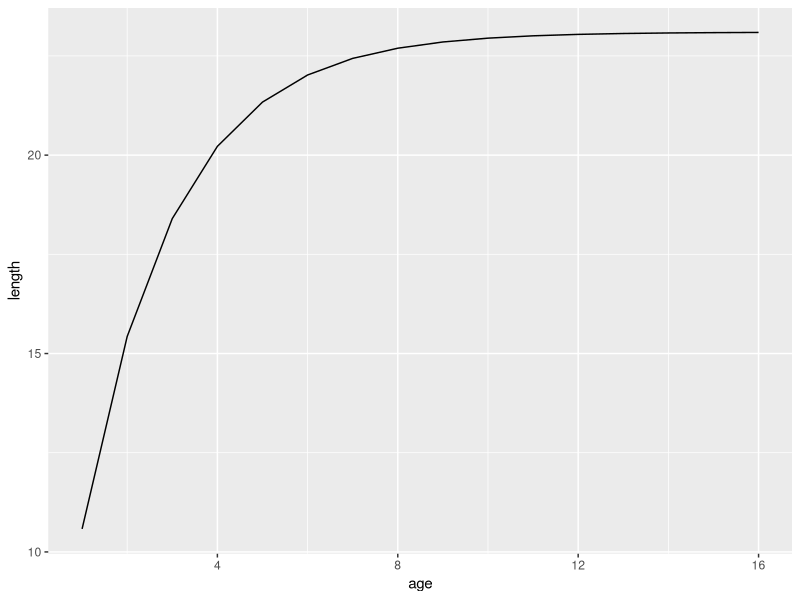
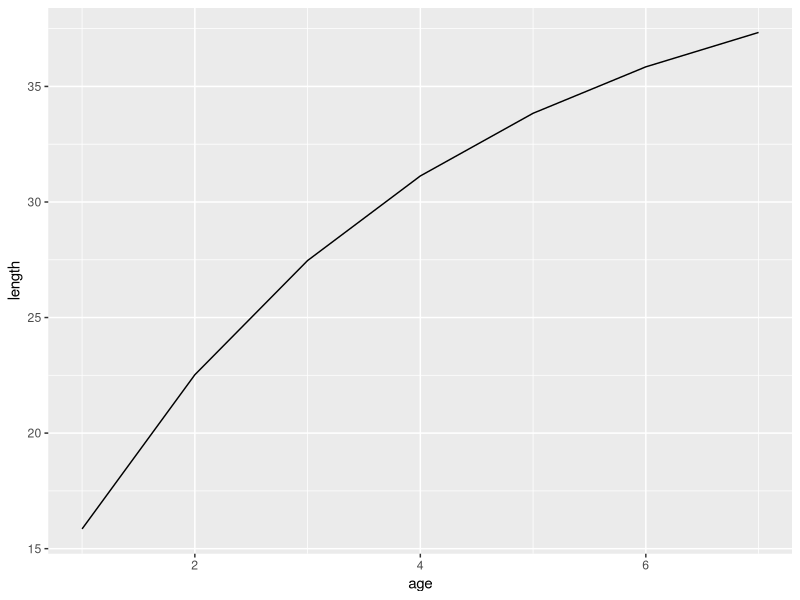
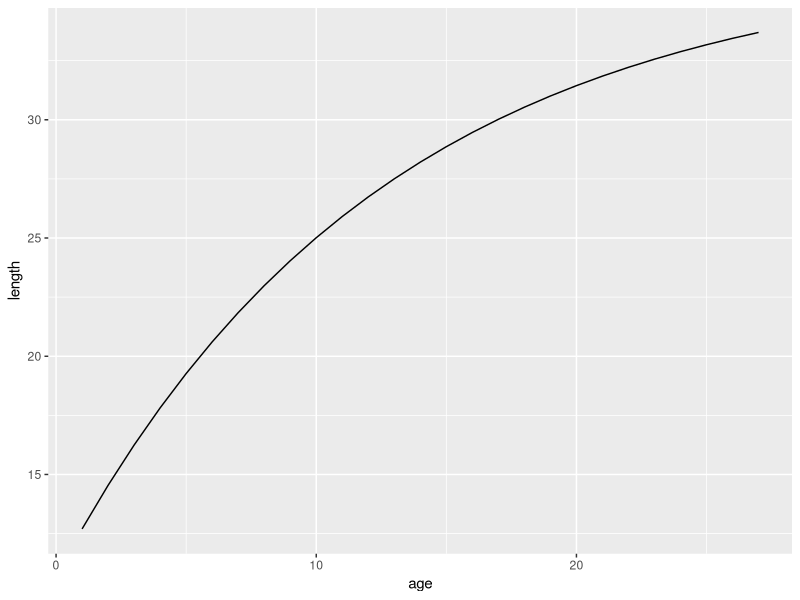
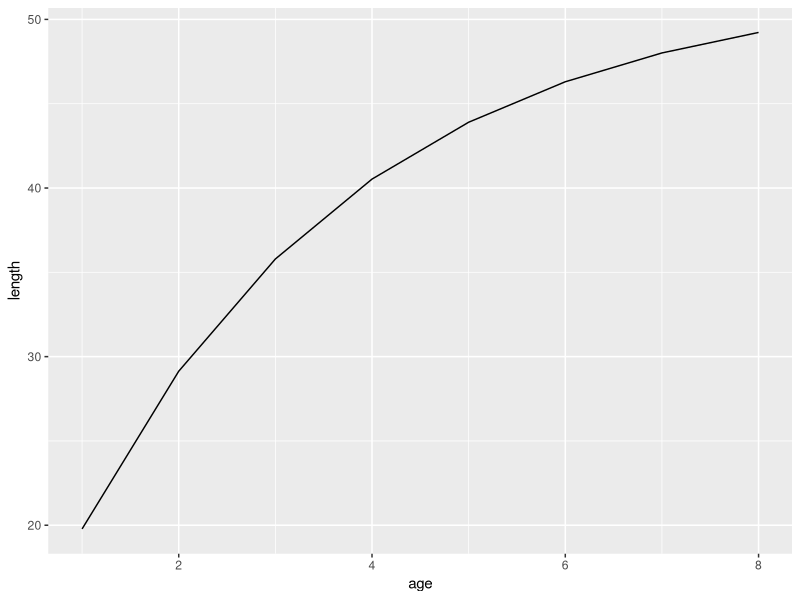
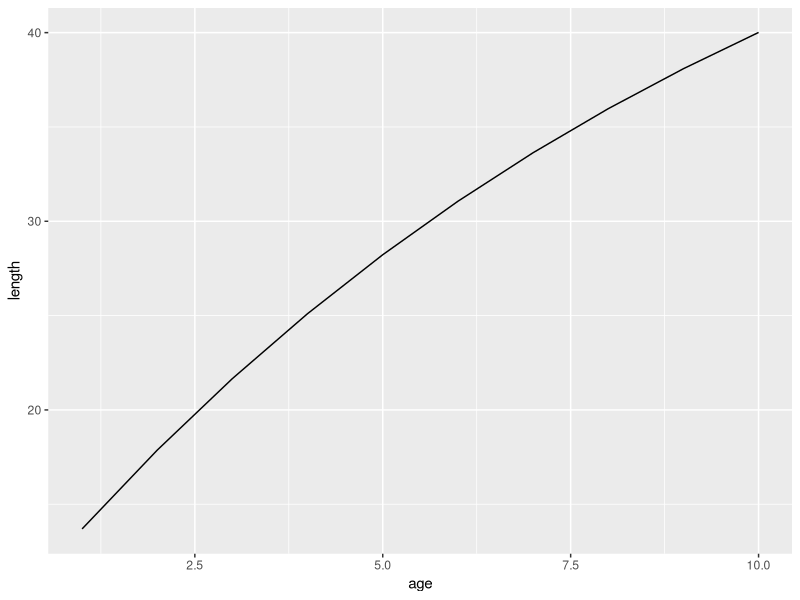
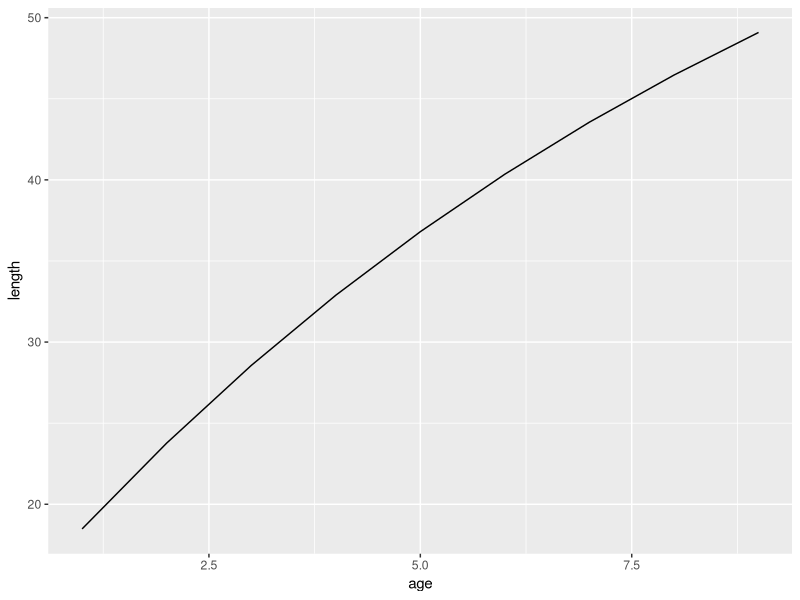
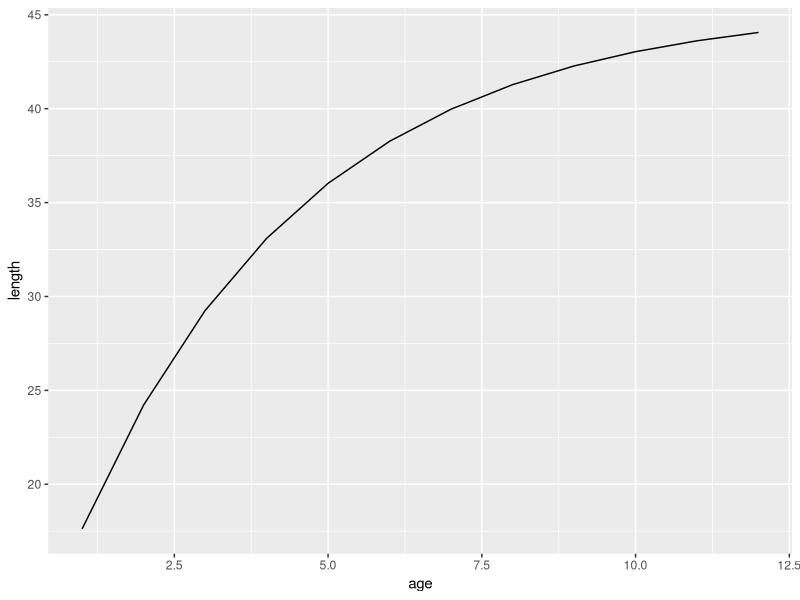
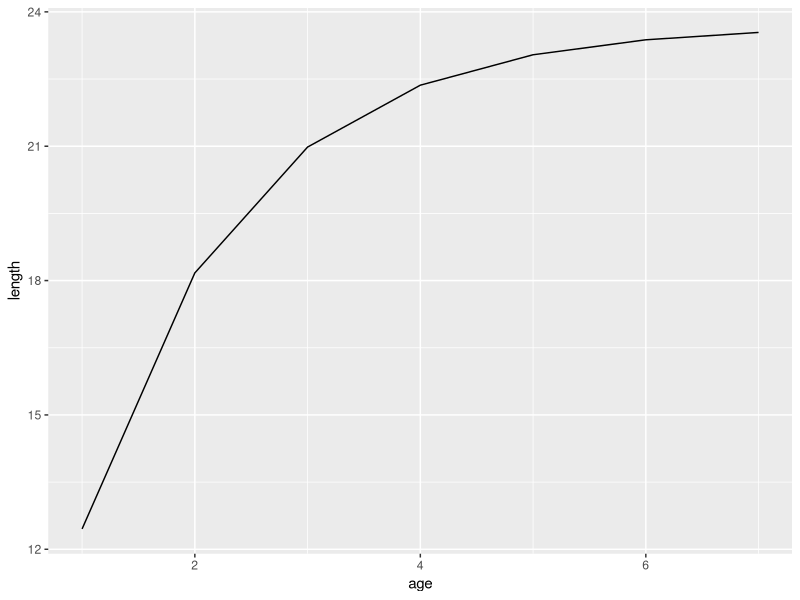

Here is the R script that generated these plots, in order:
library(ggplot2)
library(dplyr)
library(tidyr)
library(reshape2)

lifehistory<-read.csv("MNI_LH_FINAL_aug_2016.csv")
lifehistory[is.na(lifehistory)] <- 0
View(lifehistory)

lifehistory$Value[lifehistory$Species=="ACANCO"&lifehistory$Parameter=="Linf"]

lifehistory<-na.omit(lifehistory)

lh2<- lifehistory[,1:3] %>%
      spread(Parameter, Value)
  
  
  #dcast(lifehistory[1:3],Species~Parameter,value.var="Value",fun.aggreate=NULL)

allspecies<-unique(lifehistory$Species)

Lm <- data.frame(Species = allspecies, 
                 Lm = rep(0, length(allspecies)))

pdf('TESTlength.pdf')
i=1
for (i in 1:length(allspecies))
{
  temp<-lifehistory %>%
    filter(lifehistory$Species==allspecies[i]) 
             
  age<- c(1:temp$Value[temp$Parameter=='tmax'])

  
             length<-temp$Value[temp$Parameter=='Linf']*(1-exp(-temp$Value[temp$Parameter=='K']*(age-temp$Value[temp$Parameter=='t0'])))
  plotdf<-data.frame(age,length)  
  print(ggplot(plotdf,aes(x=age,y=length))+
    geom_line())

  Lm[i,2] <-  tail(length, n=1)
  print(i)
  
}

dev.off() # turns off pdf call
# 
# x<-(1:tmax[])
# 
# 
# acanch<-lh2$Linf[1]*(1-exp(-lh2$K[1]*(x[]-lh2$t0[1])))
# plot(acanch~x)
# 
# 
# ?dcast
# names(lifehistory)
# View(lh2)
# lvalues<-lifehistory$X=="Linf"
# head(lh2)
# View(lh2)
# library(dplyr)
# library(plyr)
# library(tidyr)
# library(reshape2)
# library(reshape)
# allspecies<-unique(lifehistory$Species)
# a=1
# 
# 
# for (a in 1:length(allspecies))
#  {
#   lifehistory %>%
#     filter(Species==allspecies[a]) %>%
#              ggplot(aes(x=Species, y=length)) +
#              geom_bar(width=0.5)
#  }
#      dev.off()
#      

# Test LHI 
#
lh2$Lm= Lm$Lm 

LHI <- lh2 %>%
  mutate(mk = M/K , LmLoo = Lm/Linf, Mtm = M * tmax) 


View(LHI)
